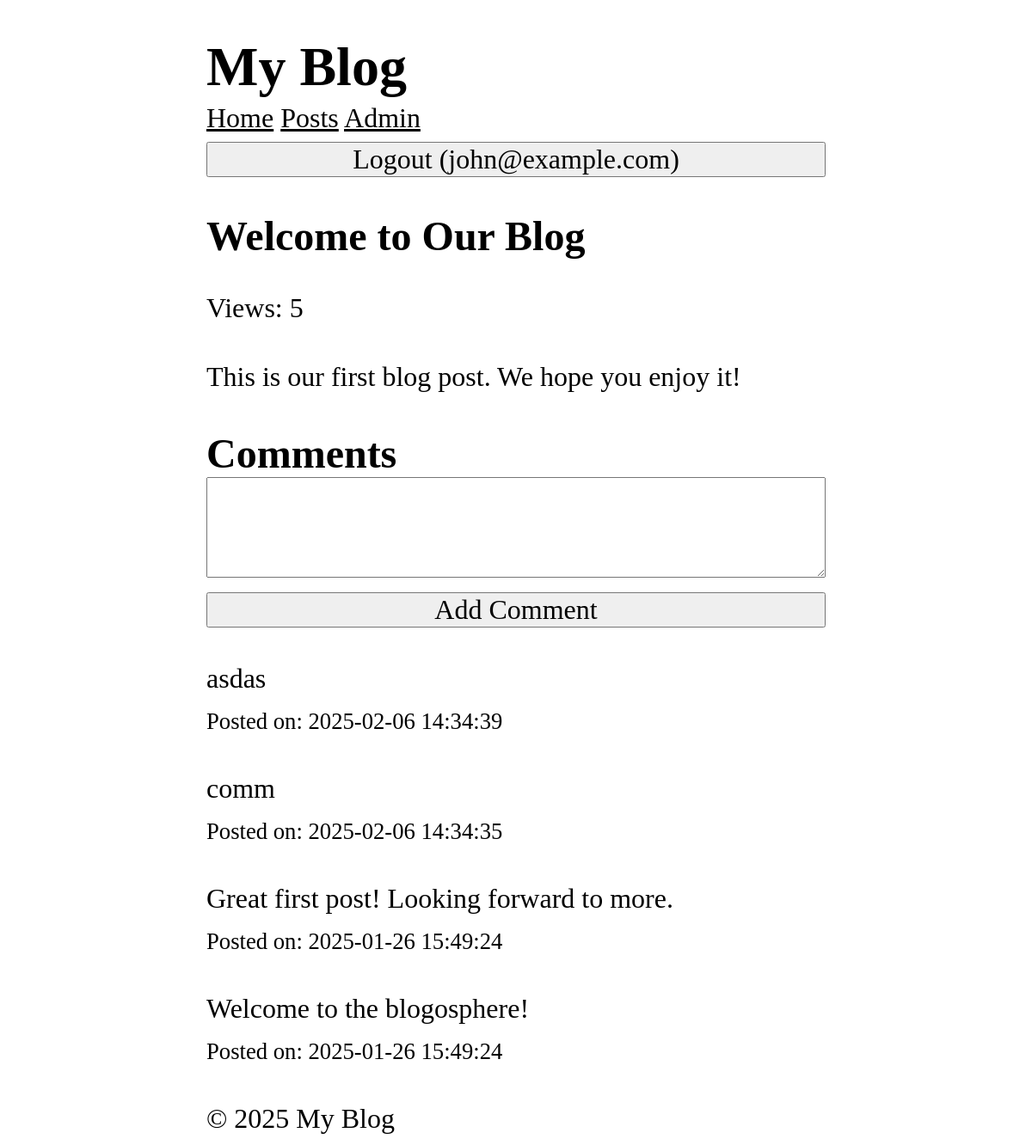
/posts/1 (signed in), run on the app's committed database.
### tables this page shows
CREATE TABLE users (
  id INTEGER PRIMARY KEY AUTOINCREMENT,
  name TEXT NOT NULL,
  email TEXT UNIQUE NOT NULL,
  password TEXT NOT NULL,
  role TEXT NOT NULL DEFAULT 'user',
  created_at DATETIME DEFAULT CURRENT_TIMESTAMP
);

CREATE TABLE posts (
  id INTEGER PRIMARY KEY AUTOINCREMENT,
  title TEXT NOT NULL,
  content TEXT NOT NULL,
  views INTEGER DEFAULT 0,
  user_id INTEGER NOT NULL,
  created_at DATETIME DEFAULT CURRENT_TIMESTAMP,
  FOREIGN KEY (user_id) REFERENCES users (id)
);

CREATE TABLE comments (
  id INTEGER PRIMARY KEY AUTOINCREMENT,
  content TEXT NOT NULL,
  user_id INTEGER NOT NULL,
  post_id INTEGER NOT NULL,
  created_at DATETIME DEFAULT CURRENT_TIMESTAMP,
  FOREIGN KEY (user_id) REFERENCES users (id),
  FOREIGN KEY (post_id) REFERENCES posts (id)
);

### core/View.php (called while the page is built, shortened)
<?php
class View
{
  protected static $globals = [];
  public static function share(string $key, mixed $value): void
  {
    static::$globals[$key] = $value;
  }
  public static function render(string $template, array $data = [], string $layout = null): string
  {
    $data = [...static::$globals, ...$data];
    $content = static::renderTemplate(
      $template,
      $data
    );
    return static::renderLayout($layout, $data, $content);
  }
  protected static function renderTemplate(string $template, array $data): string
  {
    extract($data);
    $path = dirname(__DIR__) . "/app/Views/$template.php";
    require $path;
    return ob_get_clean();
  }
  protected static function renderLayout(?string $template, array $data, string $content): string
  {
    extract([...$data, 'content' => $content]);
    $path = dirname(__DIR__) . "/app/Views/$template.php";
    require $path;
    return ob_get_clean();
  }
}

### app/Controllers/PostController.php (called while the page is built, shortened)
<?php
class PostController {
  public function show($id) {
    $post = Post::find($id);
    $comments = Comment::forPost($id);
    return View::render(
      template: 'post/show',
      layout: 'layouts/main',
      data: ['post' => $post, 'comments' => $comments]
    );
  }
}

### core/Router.php (called while the page is built, shortened)
<?php
class Router
{
  protected array $routes = [];
  protected array $globalMiddleware = [];
  protected array $routeMiddleware = [];
  public function add(string $method, string $uri, string $controller, array $middlewares = []): void
  {
    $this->routes[] = [
      'method' => $method,
      'uri' => $uri,
      'controller' => $controller,
      'middlewares' => $middlewares
    ];
  }
  public function addGlobalMiddleware(string $middleware): void
  {
    $this->globalMiddleware[] = $middleware;
  }
  public function addRouteMiddleware(string $name, string $middleware): void
  {
    $this->routeMiddleware[$name] = $middleware;
  }
  public function dispatch(string $uri, string $method): string
  {
    $route = $this->findRoute($uri, $method);
    $middlewares = [...$this->globalMiddleware, ...array_map(fn($name) => $this->routeMiddleware[$name], $route['middlewares'])];
    return $this->runMiddleware($middlewares, function () use ($route) {
      [$controller, $action] = explode('@', $route['controller']);
      return $this->callAction($controller, $action, $route['params']);
    });
  }
  protected function runMiddleware(array $middlewares, callable $target): mixed
  {
    $next = $target;
    foreach (array_reverse($middlewares) as $middleware) {
      $next = function () use ($middleware, $next) {
        error_log("Middleware running $middleware");
        return (new $middleware)->handle($next);
      };
    }
    return $next();
  }
  protected function findRoute(string $uri, string $method): ?array
  {
    foreach ($this->routes as $route) {
      $params = $this->matchRoute($route['uri'], $uri);
      if ($params !== null && $route['method'] === $method) {
        return [...$route, 'params' => $params];
      }
    }
    return null;
  }
  protected function matchRoute(string $routeUri, string $requestUri): ?array
  {
    $routeSegments = explode('/', trim($routeUri, '/'));
    $requestSegments = explode('/', trim($requestUri, '/'));
    if (count($routeSegments) !== count($requestSegments)) {
      return null;
    }
    $params = [];
    foreach ($routeSegments as $index => $routeSegment) {
      if (str_starts_with($routeSegment, '{') && str_ends_with($routeSegment, '}')) {
        $params[trim($routeSegment, '{}')] = $requestSegments[$index];
      } elseif ($routeSegment !== $requestSegments[$index]) {
        return null;
      }
    }
    return $params;
  }
  protected function callAction(string $controller, string $action, array $params): string
  {
    return (new $controllerClass)->$action(...$params);
  }
}

### app/Middlewares/CSRF.php (called while the page is built, shortened)
<?php
class CSRF implements Middleware
{
  public function handle(callable $next)
  {
    return $next();
  }
}

### app/Middlewares/View.php (called while the page is built, shortened)
<?php
class View implements Middleware
{
  public function handle(callable $next)
  {
    CoreView::share('user', Auth::user());
    return $next();
  }
}

### core/App.php (called while the page is built, shortened)
<?php
class App {
  protected static $container = [];
  public static function bind(string $key, mixed $value): void {
    static::$container[$key] = $value;
  }
  public static function get(string $key): mixed {
    return static::$container[$key];
  }
}

### core/Model.php (called while the page is built, shortened)
<?php
abstract class Model
{
  protected static string $table;
  public static function find(mixed $id): ?static
  {
    $db = App::get('database');
    return $db->fetch("SELECT * FROM " . static::$table . " WHERE id = ?", [$id], static::class);
  }
}

### core/Database.php (called while the page is built, shortened)
<?php
class Database
{
  protected $pdo;
  public function __construct(array $config)
  {
    try {
      $dsn = $this->createDsn($config);
      $username = $config['username'] ?? null;
      $password = $config['password'] ?? null;
      $options = $config['options'] ?? null;
      $this->pdo = new PDO($dsn, $username, $password, $options);
      $this->pdo->setAttribute(PDO::ATTR_ERRMODE, PDO::ERRMODE_EXCEPTION);
    } catch (PDOException $e) {
      throw new Exception("Could not connect to the database");
    }
  }
  protected function createDsn(array $config): string
  {
    $driver = $config['driver'];
    $dbname = $config['dbname'];
    return match ($driver) {
      'sqlite' => "sqlite:$dbname",
      default => throw new Exception("Unsupported database driver: $driver")
    };
  }
  public function query(string $sql, array $params = []): PDOStatement
  {
    $stmt = $this->pdo->prepare($sql);
    $stmt->execute($params);
    return $stmt;
  }
  public function fetchAll(string $sql, array $params = [], ?string $className = null): array
  {
    $stmt = $this->query($sql, $params);
    if ($className) {
      $results = $stmt->fetchAll(PDO::FETCH_ASSOC);
      return array_map(function ($row) use ($className) {
        $object = new $className();
        foreach ($row as $key => $value) {
          if (property_exists($object, $key)) {
            $object->$key = $value;
          }
        }
        return $object;
      }, $results);
    }
    return $stmt->fetchAll(PDO::FETCH_ASSOC);
  }
  public function fetch(string $sql, array $params = [], ?string $className = null): mixed
  {
    $stmt = $this->query($sql, $params);
    if ($className) {
      $result = $stmt->fetch(PDO::FETCH_ASSOC);
      if ($result) {
        $object = new $className();
        foreach ($result as $key => $value) {
          if (property_exists($object, $key)) {
            $object->$key = $value;
          }
        }
        return $object;
      }
      return null;
    }
    return $stmt->fetch(PDO::FETCH_ASSOC);
  }
}

### app/Models/Comment.php (called while the page is built, shortened)
<?php
class Comment extends Model
{
  public static function forPost($postId): array
  {
    $db = App::get('database');
    return $db->fetchAll(
      "SELECT * FROM comments WHERE post_id = ? ORDER BY created_at DESC",
      [$postId],
      static::class
    );
  }
}

### app/Services/Auth.php (called while the page is built, shortened)
<?php
class Auth
{
  protected static $user = null;
  public static function user(): ?User
  {
    if (static::$user === null) {
      $userId = $_SESSION['user_id'] ?? null;
      static::$user = $userId
        ? User::find($userId)
        : RememberMe::user();
    }
    return static::$user;
  }
}

### app/Views/post/show.php (the view, shortened to what this page needs)
<article>
  <h1><?= htmlspecialchars($post->title) ?></h1>
  <p>Views: <?= $post->views ?></p>
  <p>
    <?= nl2br(htmlspecialchars($post->content)) ?>
  </p>
</article>
<section>
  <h2 id="comments">Comments</h2>
  <?php if ($user): ?>
    <form action="/posts/<?= $post->id ?>/comments" method="POST">
      <textarea name="content" required rows="3"></textarea>
      <button type="submit">Add Comment</button>
    </form>
  <?php else: ?>
    <p>
      <a href="/login">Login to comment.</a>
    </p>
  <?php endif ?>
  <?php foreach ($comments as $comment): ?>
    <div>
      <p>
        <?= nl2br(htmlspecialchars($comment->content)) ?>
      </p>
      <small>Posted on: <?= $comment->created_at ?></small>
    </div>
  <?php endforeach ?>
</section>

### app/Views/layouts/main.php (shortened to what this page needs)
<!DOCTYPE html>
<html lang="en">
<head>
  <link rel="stylesheet" href="/style.css" />
</head>
<body>
  <header>
    <h1>My Blog</h1>
  </header>
  <nav>
    <a href="/">Home</a>
    <a href="/posts">Posts</a>
    <?php if ($user): ?>
      <a href="/admin/dashboard">Admin</a>
      <form action="/logout" method="POST">
        <button>Logout (<?= $user->email ?>)</button>
      </form>
    <?php else: ?>
      <a href="/login">Login</a>
    <?php endif ?>
  </nav>
  <main>
    <?= $content ?>
  </main>
  <footer>
    <p>&copy; <?= date('Y') ?> My Blog</p>
  </footer>
</body>
</html>

### public/style.css (style rules this page uses)
*, *::before, *::after { box-sizing: border-box; }
html { -moz-text-size-adjust: none; -webkit-text-size-adjust: none; text-size-adjust: none; }
body, h1, h2, h3, h4, p, figure, blockquote, dl, dd { margin-block-end: 0; }
body { min-height: 100vh; line-height: 1.5; max-width: 60%; margin-left: auto; margin-right: auto; font-size: 2em; font-family: Cambria, Cochin, Georgia, Times, "Times New Roman", serif; }
h1, h2, h3, h4, button, input, label { line-height: 1.1; }
h1, h2, h3, h4 { text-wrap: balance; }
a:not([class]) { text-decoration-skip-ink: auto; color: currentColor; }
input, button, textarea, select { font-family: inherit; font-size: inherit; width: 100%; }

### data on the page
users: email "john@example.com"
posts: title "Welcome to Our Blog", views "5", content "This is our first blog post. We hope you enjoy it!"
comments: content "asdas", created_at "2025-02-06 14:34:39"
comments: content "comm", created_at "2025-02-06 14:34:35"
comments: content "Great first post! Looking forward to more.", created_at "2025-01-26 15:49:24"
comments: content "Welcome to the blogosphere!", created_at "2025-01-26 15:49:24"
